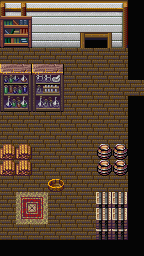

This game map was drawn from its Tiled (.tmx) file and the tilesets committed beside it. A one-line description and the trimmed map source follow:
An orthogonal 9x16 tile map with 16x16 px tiles, 3 tile layers (ground, wall, furniture) and 1 object (heroPoint).

<map version="1.0" orientation="orthogonal" width="9" height="16" tilewidth="16" tileheight="16">
 <tileset firstgid="1" name="map" tilewidth="16" tileheight="16">
  <image source="map.png" width="128" height="5648" />
 </tileset>
 <layer name="ground" width="9" height="16" opacity="0.84">
  <data>[144 cells, 144 non-empty, 9 distinct tile ids]</data>
 </layer>
 <layer name="wall" width="9" height="16">
  <data>[144 cells, 48 non-empty, 15 distinct tile ids]</data>
 </layer>
 <layer name="furniture" width="9" height="16">
  <data>[144 cells, 35 non-empty, 25 distinct tile ids]</data>
 </layer>
 <objectgroup name="objects" width="9" height="16">
  <object name="heroPoint" x="28" y="203" width="9" height="10" />
 </objectgroup>
</map>